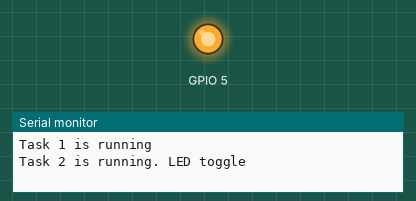
Simulated run of this program. Board: ESP32. Parts: output pins drawn as LEDs (lit = HIGH), the last lines printed to the serial monitor.

Above: at 1.0 s.
At 3.0 s:
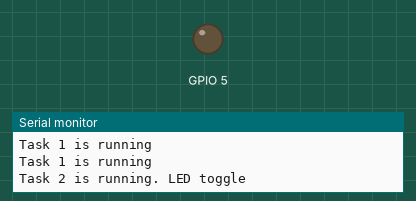
Timing chart, 0 to 5.2 s (numbered marks = the images above):
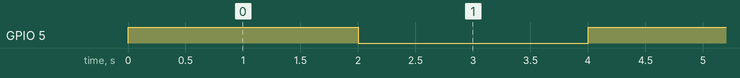

Measured:
- by itself, GPIO 5: alternates HIGH for 2.0 s and LOW for 2.0 s

The program:

main.cpp
```cpp
#include <Arduino.h>
#include "led.h"

// Function prototypes (forward declarations)
void Task1(void *pvParameters);
void Task2(void *pvParameters);

void setup() {
  Serial.begin(115200);
  setupToggleLed(5);

  // Create Task 1 and Task 2
  xTaskCreate(Task1, "Task1", 10000, NULL, 1, NULL);
  xTaskCreate(Task2, "Task2", 10000, NULL, 1, NULL);
}

void loop() {
  // Empty loop as tasks are running in the background
}

void Task1(void *pvParameters) {
  while (true) {
    Serial.println("Task 1 is running");
    vTaskDelay(1000 / portTICK_PERIOD_MS); // Delay for 1 second
  }
}

void Task2(void *pvParameters) {
  while (true) {
    Serial.println("Task 2 is running. LED toggle");
    toggleLed();
    vTaskDelay(2000 / portTICK_PERIOD_MS); // Delay for 2 seconds
  }
}
```

led.h
```cpp
#ifndef TOGGLE_LED_H
#define TOGGLE_LED_H

// Pin number should be passed in setup
void setupToggleLed(int pin);

// Toggle the LED on/off
void toggleLed();

#endif
```

led.cpp
```cpp
#include "led.h"
#include <Arduino.h>

static int ledPin;
static bool ledState = false;

void setupToggleLed(int pin) {
  ledPin = pin;
  pinMode(ledPin, OUTPUT);
}

void toggleLed() {
  ledState = !ledState;
  digitalWrite(ledPin, ledState ? HIGH : LOW);
}
```
